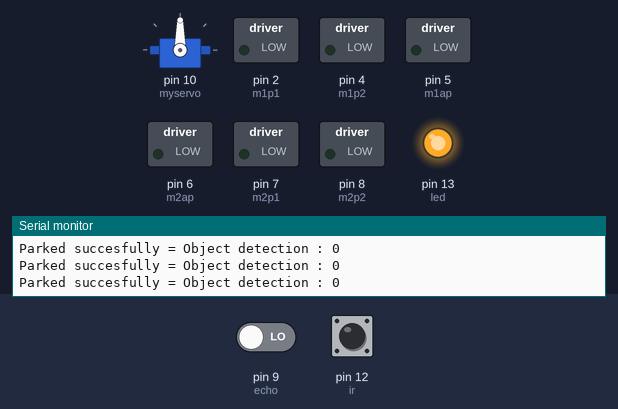
A sketch run on a simulated Arduino Uno, built with avr-gcc and run on an emulated ATmega328P. Shown: servo, switched loads named in the sketch (green lamp = pin HIGH), output pins drawn as LEDs (lit = HIGH), the last lines printed to the serial monitor. Inputs (shaded band) come from the test bench; at power-on: pin 12 (ir) LOW, pin 9 (echo) LOW. Pins used as bus, display or sensor lines are not drawn.

Above: at 1.2 s.
1.3 s: pin 12 (ir) pulsed HIGH 2 times (0.12 s each, 0.3 s apart)
At 5.3 s:
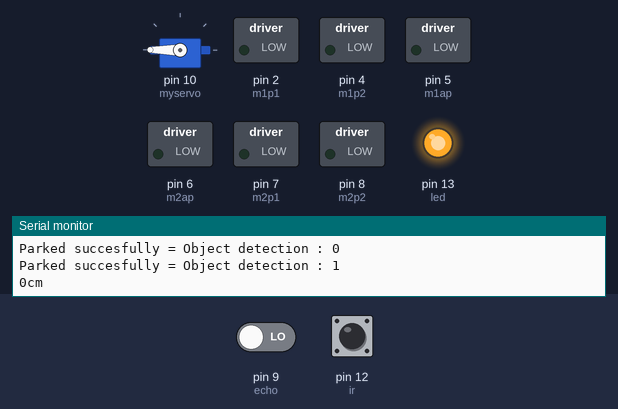
At 8.8 s:
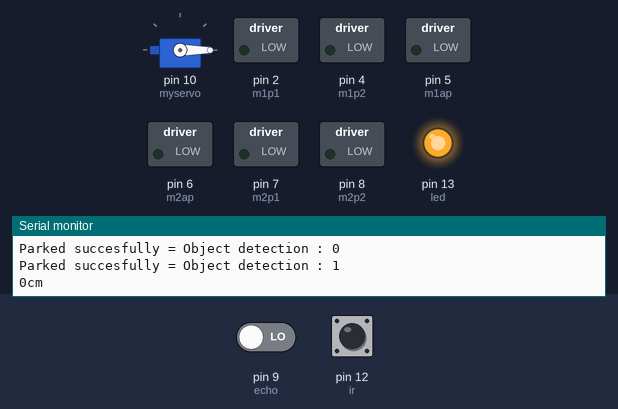
9.8 s: pin 12 (ir) driven HIGH
At 13.1 s:
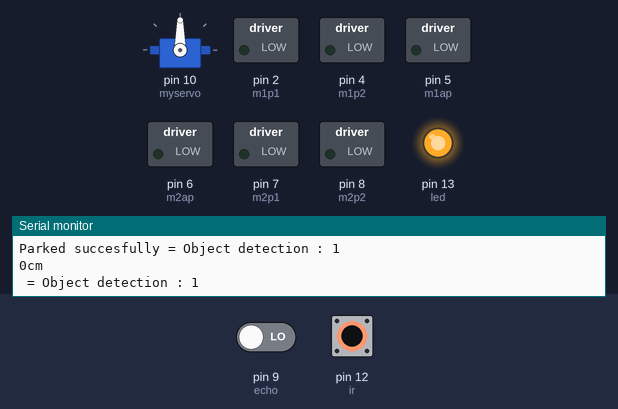
Timing chart, 0 to 16.9 s (numbered marks = the images above; inputs shaded):
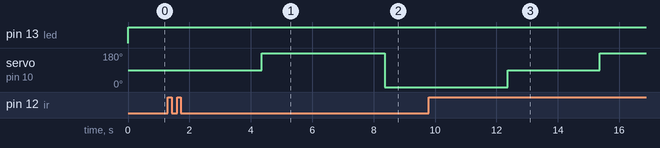

Measured:
- after the input at 1.3 s, servo on pin 10 (myservo): 90° → 180° after 3.1 s, → 0° 4.0 s later
- after the input at 9.8 s, servo on pin 10 (myservo): 0° → 90° after 2.6 s, → 180° 3.0 s later

The sketch:

abstracle_avoding_robot.ino
```cpp
#include<Servo.h>
#define m1p1 2
#define m1p2 4
#define m2p1 7
#define m2p2 8
#define m1ap 5
#define m2ap 6
#define trig 3
#define echo 9
#define servo 10
#define led 13
#define ir 12
Servo myservo;
int ultra(){
  digitalWrite(trig,LOW);
  delay(1000);
  digitalWrite(trig,HIGH);
  delay(1000);
  digitalWrite(trig,LOW);
  long duration=pulseIn(echo,HIGH);
  int distance =duration * 0.032 / 2 ;
  return(distance);
}
void setup(){
  Serial.begin(9600);
  pinMode(led,12);
  pinMode(ir,INPUT);
  pinMode(m1p1,OUTPUT);
  pinMode(m1p2,OUTPUT);
  pinMode(m2p1,OUTPUT);
  pinMode(m2p2,OUTPUT);
  pinMode(m1ap,OUTPUT);
  pinMode(m2ap,OUTPUT);
  pinMode(trig,OUTPUT);
  pinMode(echo,INPUT);
  myservo.attach(10);
}
void loop(){
	int ir_value=digitalRead(ir);
	Serial.print(" = Object detection : ");
  	Serial.println(ir_value);

if(ir_value==1){//No parking slot is detected
  myservo.write(90);
  int distance=ultra();
  Serial.print(distance);
  Serial.print("cm \n");
if(distance>50){
  		digitalWrite(m1p1,HIGH);
  		digitalWrite(m1p2,LOW);
  		analogWrite(m1ap,80);
  		digitalWrite(m2p1,HIGH);
  		digitalWrite(m2p2,LOW);
  		analogWrite(m2ap,80);
  }
else{
  		digitalWrite(m1p1,LOW);
  		digitalWrite(m1p2,LOW);
  		digitalWrite(m2p1,LOW);
  		digitalWrite(m2p2,LOW);


      for(int i=90;i<=180;i++){
      myservo.write(i);
    	}
    	delay(1000);
    	int distance1=ultra();
  	  for(int i=180;i>=0;i--){
      	myservo.write(i);
    	}
    	delay(1000);
    	int distance2=ultra();

    if(distance1<distance2){
  		digitalWrite(m1p1,HIGH);
  		digitalWrite(m1p2,LOW);
  		analogWrite(m1ap,150);
  		digitalWrite(m2p1,LOW);
  		digitalWrite(m2p2,LOW);
      delay(600);              //This delay is for time to turn left or right. This delay should be small if delay is more then turn is more we will loss perfection
    }
    else if(distance1>distance2){
                digitalWrite(m1p1,LOW);
  		digitalWrite(m1p2,LOW);
      	        digitalWrite(m2p1,HIGH);
  		digitalWrite(m2p2,LOW);
  		analogWrite(m2ap,150);
      delay(600);                //This delay is for time to turn left or right. This delay should be small if delay is more then turn is more we will loss perfection
    }

}
}
  else{
                digitalWrite(m1p1,LOW);
  		digitalWrite(m1p2,LOW);
  		digitalWrite(m2p1,LOW);
  		digitalWrite(m2p2,LOW);
    		digitalWrite(led,HIGH);
    		Serial.print("Parked succesfully");
  }


}
```
